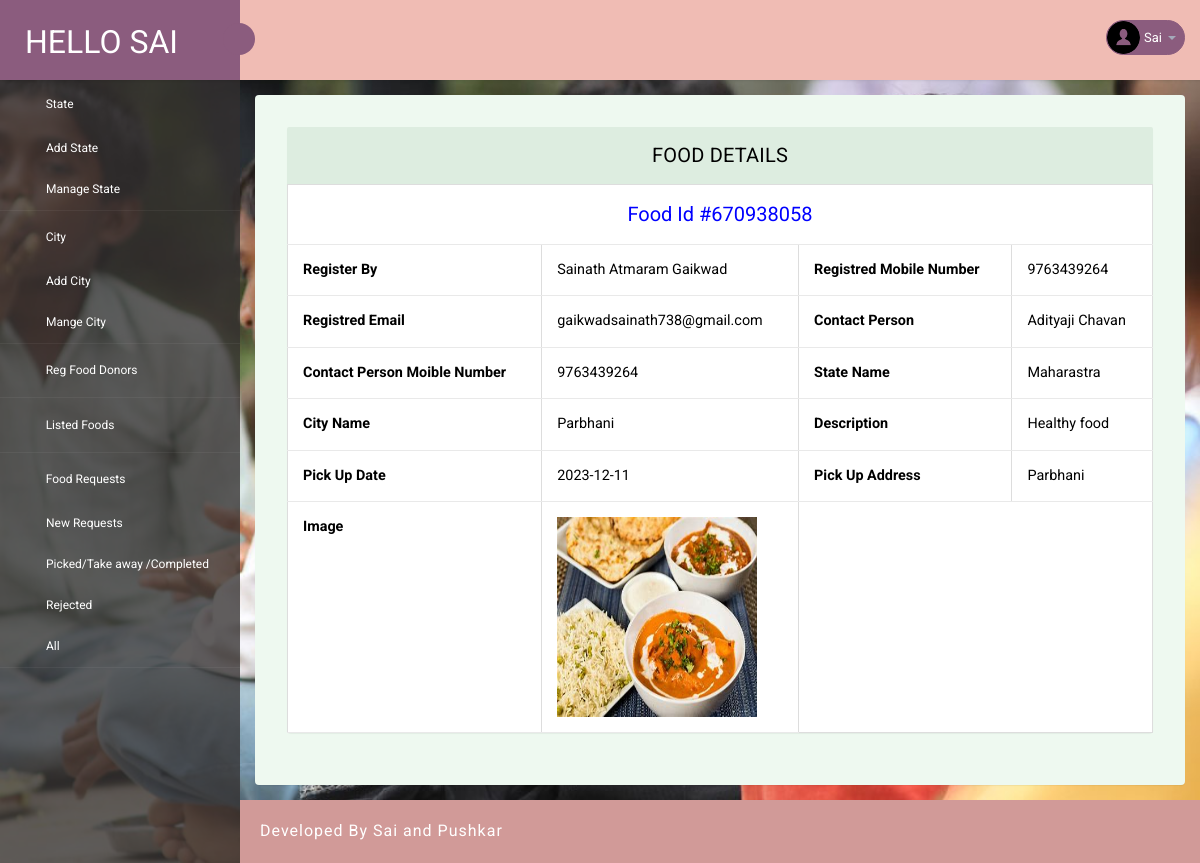
The page /admin/food-details.php?viewid=10 (signed in) on the database its author committed.
### tables this page shows
CREATE TABLE `tblfood` (
  `ID` int(10) NOT NULL,
  `DonorID` int(10) DEFAULT NULL,
  `foodId` int(10) DEFAULT NULL,
  `FoodItems` mediumtext DEFAULT NULL,
  `StateName` varchar(200) DEFAULT NULL,
  `CityName` varchar(200) DEFAULT NULL,
  `Description` mediumtext DEFAULT NULL,
  `PickupDate` varchar(200) DEFAULT NULL,
  `PickupAddress` mediumtext DEFAULT NULL,
  `ContactPerson` varchar(200) DEFAULT NULL,
  `CPMobNumber` bigint(10) DEFAULT NULL,
  `Image` varchar(200) DEFAULT NULL,
  `CreationDate` timestamp NULL DEFAULT current_timestamp(),
  `UpdationDate` timestamp NULL DEFAULT NULL ON UPDATE current_timestamp()
);

CREATE TABLE `tbldonor` (
  `ID` int(10) NOT NULL,
  `FullName` varchar(200) DEFAULT NULL,
  `Email` varchar(200) DEFAULT NULL,
  `MobileNumber` bigint(10) DEFAULT NULL,
  `Password` varchar(120) DEFAULT NULL,
  `RegDate` timestamp NULL DEFAULT current_timestamp()
);

### admin/food-details.php (the view, shortened to what this page needs)
<?php
include('includes/dbconnection.php');
if (strlen($_SESSION['pgasaid'] == 0)) {
  header('location:logout.php');
} else {
?>
<!DOCTYPE html>
<head>
    <link rel="stylesheet" href="css/bootstrap.min.css">
    <link href="css/style.css" rel='stylesheet' type='text/css' />
    <link href="css/style-responsive.css" rel="stylesheet" />
    <link rel="stylesheet" href="css/font.css" type="text/css" />
    <link href="css/font-awesome.css" rel="stylesheet">
</head>
<body>
    <section id="container">
        <?php include_once('includes/header.php'); ?>
        <?php include_once('includes/sidebar.php'); ?>
        <section id="main-content">
            <section class="wrapper">
                <div class="table-agile-info">
                    <div class="panel panel-default">
                        <div class="panel-heading">
                            Food Details
                        </div>
                        <div>
                            <?php
                $vid = $_GET['viewid'];
                $ret = mysqli_query($con, "select tblfood.foodId,
tblfood.ID,tblfood.foodId,tblfood.ContactPerson,tblfood.CPMobNumber,tblfood.CreationDate,tblfood.FoodItems,tblfood.StateName,tblfood.CityName,tblfood.Description,tblfood.PickupDate,tblfood.PickupAddress,tblfood.Image,tblfood.UpdationDate,tbldonor.FullName,tbldonor.MobileNumber,tbldonor.Email from
tblfood
join tbldonor on tblfood.DonorID=tbldonor.ID
 where  tblfood.ID='$vid'");
                while ($row = mysqli_fetch_array($ret)) {
                ?>
                            <table border="1" class="table table-bordered mg-b-0">
                                <tr align="center">
                                    <td colspan="4" style="font-size:20px;color:blue">
                                        Food Id #<?php echo $row['foodId']; ?></td>
                                </tr>
                                <tr>
                                    <th>Register By </th>
                                    <td><?php echo $row['FullName']; ?></td>
                                    <th>Registred Mobile Number</th>
                                    <td><?php echo $row['MobileNumber']; ?></td>
                                </tr>
                                <tr>
                                    <th>Registred Email</th>
                                    <td><?php echo $row['Email']; ?></td>
                                    <th>Contact Person</th>
                                    <td><?php echo $row['ContactPerson']; ?></td>
                                </tr>
                                <tr>
                                    <th>Contact Person Moible Number</th>
                                    <td><?php echo $row['CPMobNumber']; ?></td>
                                    <th>State Name</th>
                                    <td><?php echo $row['StateName']; ?></td>
                                </tr>
                                <tr>
                                    <th>City Name</th>
                                    <td>
                                        <?php echo $row['CityName']; ?>
                                    </td>
                                    <th>Description</th>
                                    <td>
                                        <?php echo $row['Description']; ?>
                                    </td>
                                </tr>
                                <tr>
                                    <th>Pick Up Date</th>
                                    <td>
                                        <?php echo $row['PickupDate']; ?>
                                    </td>
                                    <th>Pick Up Address</th>
                                    <td>
                                        <?php echo $row['PickupAddress']; ?>
                                    </td>
                                </tr>
                                <tr>
                                    <th>Image</th>
                                    <td>
                                        <img src="../donor/images/<?php echo $row['Image']; ?>" width="200"
                                            height="200">
                                    </td>
                                </tr>
                            </table>
                            <?php } ?>
                        </div>
                    </div>
                </div>
            </section>
            <?php include_once('includes/footer.php'); ?>
        </section>
    </section>
</body>
</html>
<?php }  ?>

### admin/includes/header.php (shortened to what this page needs)
<?php
include('includes/dbconnection.php');
?>
<header class="header fixed-top clearfix">
    <div class="brand">
        <a href="dashboard.php" class="logo">
            Hello Sai
        </a>
        <div class="sidebar-toggle-box">
            <div class="fa fa-bars"></div>
        </div>
    </div>
    <div class="top-nav clearfix">
        <ul class="nav pull-right top-menu">
            <li class="dropdown">
                <a data-toggle="dropdown" class="dropdown-toggle" href="#">
                    <?php
                    $adid = $_SESSION['pgasaid'];
                    $ret = mysqli_query($con, "select AdminName from tbladmin where ID='$adid'");
                    $row = mysqli_fetch_array($ret);
                    $name = $row['AdminName'];
                    ?>
                    <img alt="" src="images/2.png">
                    <span class="username"><?php echo $name; ?></span>
                    <b class="caret"></b>
                </a>
            </li>
        </ul>
    </div>
</header>

### admin/css/style.css (style rules this page uses)
ul, ol { margin: 0; }
html, body { font-family: "Roboto", sans-serif; font-size: 100%; overflow-x: hidden; background: url(../images/bg.jpg) no-repeat 0px 0px; background-size: cover; }
body a { transition: 0.5s all ease; -webkit-transition: 0.5s all ease; -moz-transition: 0.5s all ease; -o-transition: 0.5s all ease; -ms-transition: 0.5s all ease; text-decoration: none; }
ul, label { margin: 0; padding: 0; }
#main-content { margin-left: 240px; -webkit-transition: all 0.3s ease-in-out; -moz-transition: all 0.3s ease-in-out; -o-transition: all 0.3s ease-in-out; transition: all 0.3s ease-in-out; }
.header { left: 0; right: 0; z-index: 1002; background: rgb(240, 188, 180); -webkit-transition: all 0.3s ease-in-out; -moz-transition: all 0.3s ease-in-out; -o-transition: all 0.3s ease-in-out; transition: all 0.3s ease-in-out; }
.fixed-top { position: fixed; box-shadow: 1px 0 3px rgba(0, 0, 0, 0.15); }
.wrapper { display: inline-block; margin-top: 80px; padding: 15px; width: 100%; }
.brand { background: #8b5c7e; float: left; width: 240px; height: 80px; position: relative; }
a.logo { font-size: 32px; color: #fff; float: left; margin: 20px 0 0 25px; text-transform: uppercase; }
#top_menu .nav > li, ul.top-menu > li { float: left; }
ul.top-menu { margin-right: 15px; margin-top: 0; }
ul.top-menu > li > a { color: #fff; font-size: 16px; background: #8b5c7e; padding: 4px 8px; margin-right: 15px; border-radius: 50%; -webkit-border-radius: 50%; padding-right: 8px !important; }
.top-nav { margin-top: 20px; }
.top-nav img { border-radius: 50%; -webkit-border-radius: 50%; width: 33px; }
.top-nav .username { font-size: 13px; color: #fff; }
.top-nav ul.top-menu > li > a { border-radius: 100px; -webkit-border-radius: 100px; padding: 0px; background: none; margin-right: 0; border: 1px solid #8b5c7e; background: #8b5c7e; }
.top-nav ul.top-menu > li { margin-left: 10px; }
.top-nav .nav .caret { border-bottom-color: #a4aaba; border-top-color: #a4aaba; }
.sidebar-toggle-box { float: left; margin-top: 23px; margin-left: -15px; background: #8b5c7e; border-radius: 50%; -webkit-border-radius: 50%; width: 32px; height: 32px; position: absolute; right: -15px; }
.sidebar-toggle-box .fa-bars { cursor: pointer; display: inline-block; font-size: 15px; padding: 8px 8px 8px 9px; color: #fff; }
.panel-heading { position: relative; height: 57px; line-height: 57px; letter-spacing: 0.2px; color: #000; font-size: 18px; font-weight: 400; padding: 0 16px; background: #ddede0; border-top-right-radius: 2px; border-top-left-radius: 2px; text-transform: uppercase; text-align: center; }
.panel { border: none !important; }
.table > tbody > tr > td, .table > tbody > tr > th, .table > tfoot > tr > td, .table > tfoot > tr > th, .table > thead > tr > td, .table > thead > tr > th { border-bottom: 1px solid #e9e9e9 !important; }
.table > thead > tr > th, .table > tbody > tr > th, .table > tfoot > tr > th, .table > thead > tr > td, .table > tbody > tr > td, .table > tfoot > tr > td { border-top: none !important; }
.table td, .table > tbody > tr > td, .table > tbody > tr > th, .table > tfoot > tr > td, .table > tfoot > tr > th, .table > thead > tr > td, .table > thead > tr > th { padding: 15px !important; }
.table > thead > tr > th, .table > tbody > tr > th, .table > tfoot > tr > th, .table > thead > tr > td, .table > tbody > tr > td, .table > tfoot > tr > td { font-size: 0.9em; color: #000; border-top: none !important; }
.table-agile-info { background: #eef9f0; padding: 2em; border-radius: 4px; -webkit-box-shadow: 0 1px 1px rgba(0, 0, 0, 0.05); box-shadow: 0 1px 1px rgba(0, 0, 0, 0.05); }
.panel-default > .panel-heading { color: #000000 !important; background-color: #ddede0 !important; border-color: #ddede0 !important; font-size: 20px; }

### rows shown on the page
tblfood: foodId "670938058", DonorID.FullName "Sainath Atmaram Gaikwad", DonorID.MobileNumber "9763439264", DonorID.Email "gaikwadsainath738@gmail.com", ContactPerson "Adityaji Chavan", CPMobNumber "9763439264", StateName "Maharastra", CityName "Parbhani", Description "Healthy food", PickupDate "2023-12-11", PickupAddress "Parbhani", Image (picture)

### other values the page prints
$name "Sai"
